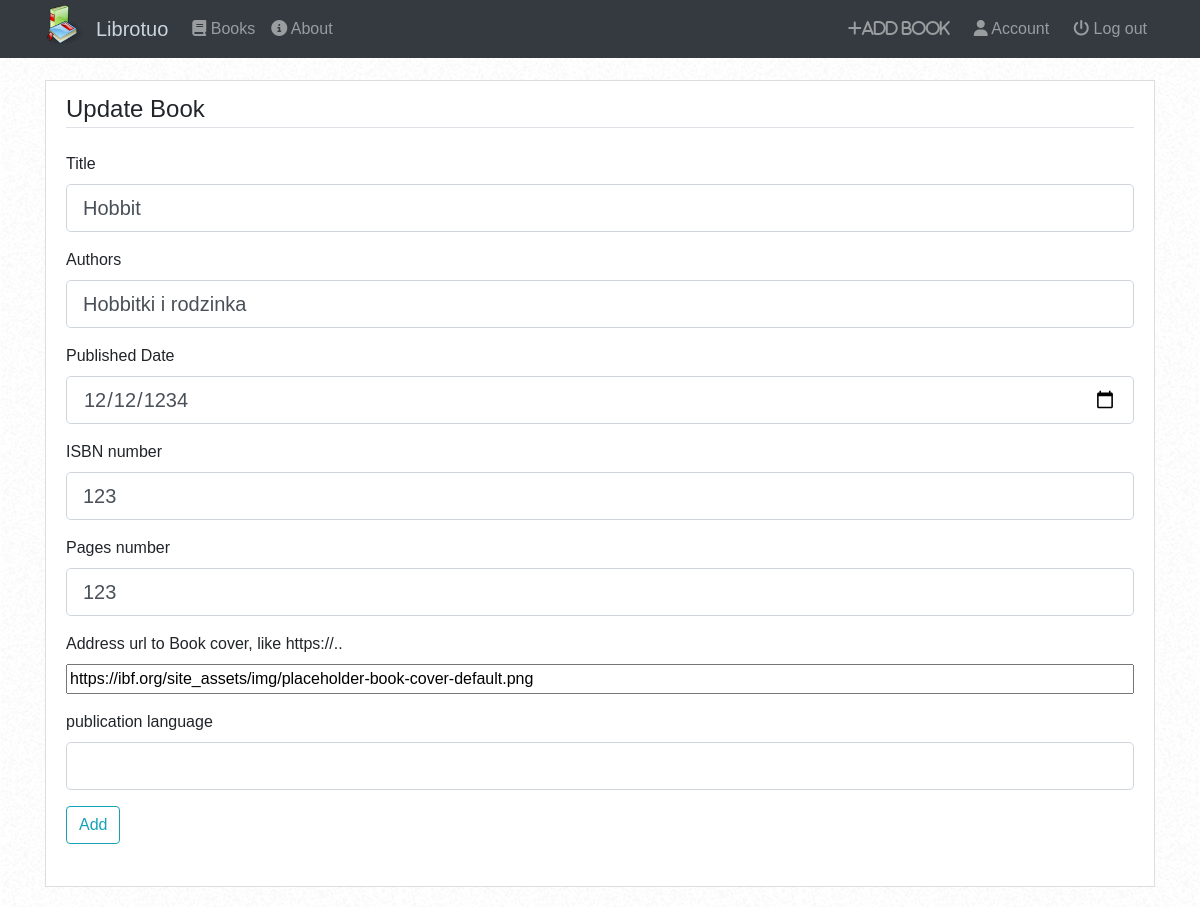
The app's page /book/3/update (signed in) with its own data.
### librotuo/models.py (models this page shows, shortened)
class Book(db.Model):
    id = db.Column(db.Integer, primary_key=True)
    title = db.Column(db.String(120), nullable=True)
    authors = db.Column(db.String(300), nullable=True)
    published_date = db.Column(db.String(12), nullable=True)
    ISBN_number = db.Column(db.String(300), nullable=True)
    page_number = db.Column(db.Integer, nullable=True)
    cover_url = db.Column(db.String(400), nullable=False,
                          default="https://ibf.org/site_assets/img/" +
                                  "placeholder-book-cover-default.png")
    publication_language = db.Column(db.String(20), nullable=True)
    user_id = db.Column(db.Integer, db.ForeignKey('user.id'), nullable=False)

### librotuo/books/routes.py (the view)
@books.route('/book/<int:book_id>/update', methods=['GET', 'POST'])
@login_required
def update_book(book_id):
    book = Book.query.get_or_404(book_id)
    if book.addedby != current_user:
        abort(403)
    form = BookForm()
    if form.validate_on_submit():
        book.title = form.title.data
        book.authors = form.authors.data
        book.published_date = str(form.published_date.data)
        book.ISBN_number = form.ISBN_number.data
        book.page_number = form.page_number.data
        book.cover_url = form.cover_url.data
        book.publication_language = form.publication_language.data
        db.session.commit()
        flash('Your book has been updated!', 'success')
        return redirect(url_for('books.book', book_id=book.id))
    elif request.method == 'GET':
        form.title.data = book.title
        form.authors.data = book.authors
        form.published_date.data = datetime.strptime(book.published_date,
                                                     "%Y-%m-%d").date()
        form.ISBN_number.data = book.ISBN_number
        form.page_number.data = book.page_number
        form.cover_url.data = book.cover_url
        form.publication_language.data = book.publication_language
    return render_template('add_book.html', title="Update book",
                           form=form, legend="Update Book")

### librotuo/books/forms.py
class BookForm(FlaskForm):
    title = StringField('Title', validators=[DataRequired()])
    authors = StringField('Authors', validators=[DataRequired()])
    published_date = DateField('Published Date')
    ISBN_number = StringField('ISBN number')
    page_number = IntegerField('Pages number')
    cover_url = StringField('Address url to Book cover, like https://..')
    publication_language = StringField('publication language')
    submit = SubmitField('Add')

### librotuo/models.py (called while the page is built)
@login_manager.user_loader
def load_user(user_id):
    return User.query.get(int(user_id))

### librotuo/templates/add_book.html (shortened to what this page needs)
{% extends "layout.html" %}
{% block content %}
<div class="content-section">
    <form action="", method="POST">
        <fieldset class="form-group">
            <legend class="border-bottom mb-4">{{ legend }}</legend>
            <div class="form-group">
                 {{ form.title.label(class="form-control-label") }}
                 {% if form.title.errors %}
                     {{ form.title(class="form-control form-control-lg is-invalid") }}
                     <div class="invalid-feedback">
                         {% for error in form.title.errors %}
                             <span>{{ error }}</span>
                         {% endfor %}
                     </div>
                 {% else %}
                     {{ form.title(class="form-control form-control-lg") }}
                 {% endif %}
             </div>
             <div class="form-group">
                 {{ form.authors.label(class="form-control-label") }}
                 {% if form.authors.errors %}
                     {{ form.authors(class="form-control form-control-lg is-invalid") }}
                     <div class="invalid-feedback">
                         {% for error in form.authors.errors %}
                             <span>{{ error }}</span>
                         {% endfor %}
                     </div>
                 {% else %}
                     {{ form.authors(class="form-control form-control-lg") }}
                 {% endif %}
             </div>
             <div class="form-group">
                {{ form.published_date.label(class="form-control-label") }}
                {% if form.published_date.errors %}
                    {{ form.published_date(class="form-control form-control-lg is-invalid") }}
                    <div class="invalid-feedback">
                        <span>Published date must be in format: yyyy-mm-dd</span>
                    </div>
                {% else %}
                    {{ form.published_date(class="form-control form-control-lg") }}
                {% endif %}
            </div>
            <div class="form-group">
                {{ form.ISBN_number.label(class="form-control-label") }}
                {% if form.ISBN_number.errors %}
                    {{ form.ISBN_number(class="form-control form-control-lg is-invalid") }}
                    <div class="invalid-feedback">
                        {% for error in form.ISBN_number.errors %}
                            <span>{{ error }}</span>
                        {% endfor %}
                    </div>
                {% else %}
                    {{ form.ISBN_number(class="form-control form-control-lg") }}
                {% endif %}
            </div>
            <div class="form-group">
                {{ form.page_number.label(class="form-control-label") }}
                {% if form.page_number.errors %}
                    {{ form.page_number(class="form-control form-control-lg is-invalid") }}
                    <div class="invalid-feedback">
                        <span>Page number must be a number</span>
                    </div>
                {% else %}
                    {{ form.page_number(class="form-control form-control-lg") }}
                {% endif %}
            </div>
            <div class="form-group">
                {{ form.cover_url.label(class="form-control-label") }}
                {% if form.cover_url.errors %}
                    {{ form.cover_url(class="form-control-file date is-invalid") }}
                    <div class="invalid-feedback">
                        {% for error in form.cover_url.errors %}
                            <span>{{ error }}</span>
                        {% endfor %}
                    </div>
                {% else %}
                    {{ form.cover_url(class="form-control-file") }}
                {% endif %}
            </div>
            <div class="form-group">
                {{ form.publication_language.label(class="form-control-label") }}
                {% if form.publication_language.errors %}
                    {{ form.publication_language(class="form-control form-control-lg is-invalid") }}
                    <div class="invalid-feedback">
                        {% for error in form.publication_language.errors %}
                            <span>{{ error }}</span>
                        {% endfor %}
                    </div>
                {% else %}
                    {{ form.publication_language(class="form-control form-control-lg") }}
                {% endif %}
            </div>
        <div class="form-group">
            {{ form.submit(class="btn btn-outline-info") }}
        </div>
    </form>
 </div>
{% endblock content %}

### librotuo/static/main.css (style rules this page uses)
body { background-image: url('/static/images/background.png'); margin-top: 5rem; font-family: 'Montserrat', sans-serif; }
.content-section { background: #ffffff; padding: 10px 20px; border: 1px solid #dddddd; margin-bottom: 20px; }

### records on screen
Book: title "Hobbit", authors "Hobbitki i rodzinka", published_date "12/12/1234", ISBN_number "123", page_number "123", cover_url "https://ibf.org/site_assets/img/placeholder-book-cover-default.png"

### other values on screen
{{ legend }} "Update Book"
